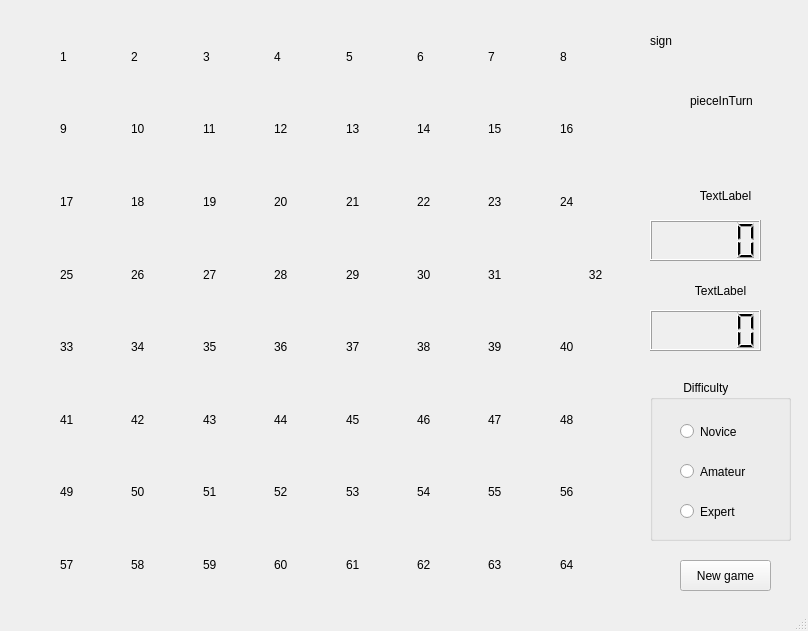
<?xml version="1.0" encoding="UTF-8"?>
<ui version="4.0">
 <class>MainWindow</class>
 <widget class="QMainWindow" name="MainWindow">
  <property name="geometry">
   <rect>
    <x>0</x>
    <y>0</y>
    <width>808</width>
    <height>631</height>
   </rect>
  </property>
  <property name="windowTitle">
   <string>MainWindow</string>
  </property>
  <widget class="QWidget" name="centralwidget">
   <widget class="QWidget" name="gridLayoutWidget">
    <property name="geometry">
     <rect>
      <x>60</x>
      <y>20</y>
      <width>571</width>
      <height>581</height>
     </rect>
    </property>
    <property name="sizePolicy">
     <sizepolicy hsizetype="Ignored" vsizetype="Ignored">
      <horstretch>0</horstretch>
      <verstretch>0</verstretch>
     </sizepolicy>
    </property>
    <layout class="QGridLayout" name="gridLayout">
     <property name="sizeConstraint">
      <enum>QLayout::SetNoConstraint</enum>
     </property>
     <property name="spacing">
      <number>0</number>
     </property>
     <item row="6" column="5">
      <widget class="Clickable_QLabel" name="label_54">
       <property name="sizePolicy">
        <sizepolicy hsizetype="Ignored" vsizetype="Ignored">
         <horstretch>0</horstretch>
         <verstretch>0</verstretch>
        </sizepolicy>
       </property>
       <property name="mouseTracking">
        <bool>true</bool>
       </property>
       <property name="text">
        <string>54</string>
       </property>
       <property name="scaledContents">
        <bool>true</bool>
       </property>
      </widget>
     </item>
     <item row="6" column="7">
      <widget class="Clickable_QLabel" name="label_56">
       <property name="sizePolicy">
        <sizepolicy hsizetype="Ignored" vsizetype="Ignored">
         <horstretch>0</horstretch>
         <verstretch>0</verstretch>
        </sizepolicy>
       </property>
       <property name="mouseTracking">
        <bool>true</bool>
       </property>
       <property name="text">
        <string>56</string>
       </property>
       <property name="scaledContents">
        <bool>true</bool>
       </property>
      </widget>
     </item>
     <item row="4" column="4">
      <widget class="Clickable_QLabel" name="label_37">
       <property name="sizePolicy">
        <sizepolicy hsizetype="Ignored" vsizetype="Ignored">
         <horstretch>0</horstretch>
         <verstretch>0</verstretch>
        </sizepolicy>
       </property>
       <property name="mouseTracking">
        <bool>true</bool>
       </property>
       <property name="text">
        <string>37</string>
       </property>
       <property name="scaledContents">
        <bool>true</bool>
       </property>
      </widget>
     </item>
     <item row="2" column="7">
      <widget class="Clickable_QLabel" name="label_24">
       <property name="sizePolicy">
        <sizepolicy hsizetype="Ignored" vsizetype="Ignored">
         <horstretch>0</horstretch>
         <verstretch>0</verstretch>
        </sizepolicy>
       </property>
       <property name="mouseTracking">
        <bool>true</bool>
       </property>
       <property name="text">
        <string>24</string>
       </property>
       <property name="scaledContents">
        <bool>true</bool>
       </property>
      </widget>
     </item>
     <item row="4" column="6">
      <widget class="Clickable_QLabel" name="label_39">
       <property name="sizePolicy">
        <sizepolicy hsizetype="Ignored" vsizetype="Ignored">
         <horstretch>0</horstretch>
         <verstretch>0</verstretch>
        </sizepolicy>
       </property>
       <property name="mouseTracking">
        <bool>true</bool>
       </property>
       <property name="text">
        <string>39</string>
       </property>
       <property name="scaledContents">
        <bool>true</bool>
       </property>
      </widget>
     </item>
     <item row="3" column="4">
      <widget class="Clickable_QLabel" name="label_29">
       <property name="sizePolicy">
        <sizepolicy hsizetype="Ignored" vsizetype="Ignored">
         <horstretch>0</horstretch>
         <verstretch>0</verstretch>
        </sizepolicy>
       </property>
       <property name="mouseTracking">
        <bool>true</bool>
       </property>
       <property name="text">
        <string>29</string>
       </property>
       <property name="scaledContents">
        <bool>true</bool>
       </property>
      </widget>
     </item>
     <item row="4" column="3">
      <widget class="Clickable_QLabel" name="label_36">
       <property name="sizePolicy">
        <sizepolicy hsizetype="Ignored" vsizetype="Ignored">
         <horstretch>0</horstretch>
         <verstretch>0</verstretch>
        </sizepolicy>
       </property>
       <property name="mouseTracking">
        <bool>true</bool>
       </property>
       <property name="text">
        <string>36</string>
       </property>
       <property name="scaledContents">
        <bool>true</bool>
       </property>
      </widget>
     </item>
     <item row="7" column="4">
      <widget class="Clickable_QLabel" name="label_61">
       <property name="sizePolicy">
        <sizepolicy hsizetype="Ignored" vsizetype="Ignored">
         <horstretch>0</horstretch>
         <verstretch>0</verstretch>
        </sizepolicy>
       </property>
       <property name="mouseTracking">
        <bool>true</bool>
       </property>
       <property name="text">
        <string>61</string>
       </property>
       <property name="scaledContents">
        <bool>true</bool>
       </property>
      </widget>
     </item>
     <item row="2" column="6">
      <widget class="Clickable_QLabel" name="label_23">
       <property name="sizePolicy">
        <sizepolicy hsizetype="Ignored" vsizetype="Ignored">
         <horstretch>0</horstretch>
         <verstretch>0</verstretch>
        </sizepolicy>
       </property>
       <property name="mouseTracking">
        <bool>true</bool>
       </property>
       <property name="text">
        <string>23</string>
       </property>
       <property name="scaledContents">
        <bool>true</bool>
       </property>
      </widget>
     </item>
     <item row="2" column="5">
      <widget class="Clickable_QLabel" name="label_22">
       <property name="sizePolicy">
        <sizepolicy hsizetype="Ignored" vsizetype="Ignored">
         <horstretch>0</horstretch>
         <verstretch>0</verstretch>
        </sizepolicy>
       </property>
       <property name="mouseTracking">
        <bool>true</bool>
       </property>
       <property name="text">
        <string>22</string>
       </property>
       <property name="scaledContents">
        <bool>true</bool>
       </property>
      </widget>
     </item>
     <item row="2" column="4">
      <widget class="Clickable_QLabel" name="label_21">
       <property name="sizePolicy">
        <sizepolicy hsizetype="Ignored" vsizetype="Ignored">
         <horstretch>0</horstretch>
         <verstretch>0</verstretch>
        </sizepolicy>
       </property>
       <property name="mouseTracking">
        <bool>true</bool>
       </property>
       <property name="text">
        <string>21</string>
       </property>
       <property name="scaledContents">
        <bool>true</bool>
       </property>
      </widget>
     </item>
     <item row="7" column="0">
      <widget class="Clickable_QLabel" name="label_57">
       <property name="sizePolicy">
        <sizepolicy hsizetype="Ignored" vsizetype="Ignored">
         <horstretch>0</horstretch>
         <verstretch>0</verstretch>
        </sizepolicy>
       </property>
       <property name="mouseTracking">
        <bool>true</bool>
       </property>
       <property name="text">
        <string>57</string>
       </property>
       <property name="scaledContents">
        <bool>true</bool>
       </property>
      </widget>
     </item>
     <item row="1" column="3">
      <widget class="Clickable_QLabel" name="label_12">
       <property name="sizePolicy">
        <sizepolicy hsizetype="Ignored" vsizetype="Ignored">
         <horstretch>0</horstretch>
         <verstretch>0</verstretch>
        </sizepolicy>
       </property>
       <property name="mouseTracking">
        <bool>true</bool>
       </property>
       <property name="text">
        <string>12</string>
       </property>
       <property name="scaledContents">
        <bool>true</bool>
       </property>
      </widget>
     </item>
     <item row="3" column="6">
      <widget class="Clickable_QLabel" name="label_31">
       <property name="sizePolicy">
        <sizepolicy hsizetype="Ignored" vsizetype="Ignored">
         <horstretch>0</horstretch>
         <verstretch>0</verstretch>
        </sizepolicy>
       </property>
       <property name="mouseTracking">
        <bool>true</bool>
       </property>
       <property name="text">
        <string>31</string>
       </property>
       <property name="scaledContents">
        <bool>true</bool>
       </property>
      </widget>
     </item>
     <item row="6" column="6">
      <widget class="Clickable_QLabel" name="label_55">
       <property name="sizePolicy">
        <sizepolicy hsizetype="Ignored" vsizetype="Ignored">
         <horstretch>0</horstretch>
         <verstretch>0</verstretch>
        </sizepolicy>
       </property>
       <property name="mouseTracking">
        <bool>true</bool>
       </property>
       <property name="text">
        <string>55</string>
       </property>
       <property name="scaledContents">
        <bool>true</bool>
       </property>
      </widget>
     </item>
     <item row="3" column="0">
      <widget class="Clickable_QLabel" name="label_25">
       <property name="sizePolicy">
        <sizepolicy hsizetype="Ignored" vsizetype="Ignored">
         <horstretch>0</horstretch>
         <verstretch>0</verstretch>
        </sizepolicy>
       </property>
       <property name="mouseTracking">
        <bool>true</bool>
       </property>
       <property name="text">
        <string>25</string>
       </property>
       <property name="scaledContents">
        <bool>true</bool>
       </property>
      </widget>
     </item>
     <item row="3" column="1">
      <widget class="Clickable_QLabel" name="label_26">
       <property name="sizePolicy">
        <sizepolicy hsizetype="Ignored" vsizetype="Ignored">
         <horstretch>0</horstretch>
         <verstretch>0</verstretch>
        </sizepolicy>
       </property>
       <property name="mouseTracking">
        <bool>true</bool>
       </property>
       <property name="text">
        <string>26</string>
       </property>
       <property name="scaledContents">
        <bool>true</bool>
       </property>
      </widget>
     </item>
     <item row="7" column="3">
      <widget class="Clickable_QLabel" name="label_60">
       <property name="sizePolicy">
        <sizepolicy hsizetype="Ignored" vsizetype="Ignored">
         <horstretch>0</horstretch>
         <verstretch>0</verstretch>
        </sizepolicy>
       </property>
       <property name="mouseTracking">
        <bool>true</bool>
       </property>
       <property name="text">
        <string>60</string>
       </property>
       <property name="scaledContents">
        <bool>true</bool>
       </property>
      </widget>
     </item>
     <item row="5" column="3">
      <widget class="Clickable_QLabel" name="label_44">
       <property name="sizePolicy">
        <sizepolicy hsizetype="Ignored" vsizetype="Ignored">
         <horstretch>0</horstretch>
         <verstretch>0</verstretch>
        </sizepolicy>
       </property>
       <property name="mouseTracking">
        <bool>true</bool>
       </property>
       <property name="text">
        <string>44</string>
       </property>
       <property name="scaledContents">
        <bool>true</bool>
       </property>
      </widget>
     </item>
     <item row="1" column="6">
      <widget class="Clickable_QLabel" name="label_15">
       <property name="sizePolicy">
        <sizepolicy hsizetype="Ignored" vsizetype="Ignored">
         <horstretch>0</horstretch>
         <verstretch>0</verstretch>
        </sizepolicy>
       </property>
       <property name="mouseTracking">
        <bool>true</bool>
       </property>
       <property name="text">
        <string>15</string>
       </property>
       <property name="scaledContents">
        <bool>true</bool>
       </property>
      </widget>
     </item>
     <item row="3" column="5">
      <widget class="Clickable_QLabel" name="label_30">
       <property name="sizePolicy">
        <sizepolicy hsizetype="Ignored" vsizetype="Ignored">
         <horstretch>0</horstretch>
         <verstretch>0</verstretch>
        </sizepolicy>
       </property>
       <property name="mouseTracking">
        <bool>true</bool>
       </property>
       <property name="text">
        <string>30</string>
       </property>
       <property name="scaledContents">
        <bool>true</bool>
       </property>
      </widget>
     </item>
     <item row="6" column="4">
      <widget class="Clickable_QLabel" name="label_53">
       <property name="sizePolicy">
        <sizepolicy hsizetype="Ignored" vsizetype="Ignored">
         <horstretch>0</horstretch>
         <verstretch>0</verstretch>
        </sizepolicy>
       </property>
       <property name="mouseTracking">
        <bool>true</bool>
       </property>
       <property name="text">
        <string>53</string>
       </property>
       <property name="scaledContents">
        <bool>true</bool>
       </property>
      </widget>
     </item>
     <item row="5" column="4">
      <widget class="Clickable_QLabel" name="label_45">
       <property name="sizePolicy">
        <sizepolicy hsizetype="Ignored" vsizetype="Ignored">
         <horstretch>0</horstretch>
         <verstretch>0</verstretch>
        </sizepolicy>
       </property>
       <property name="mouseTracking">
        <bool>true</bool>
       </property>
       <property name="text">
        <string>45</string>
       </property>
       <property name="scaledContents">
        <bool>true</bool>
       </property>
      </widget>
     </item>
     <item row="0" column="0">
      <widget class="Clickable_QLabel" name="label_1">
       <property name="sizePolicy">
        <sizepolicy hsizetype="Ignored" vsizetype="Ignored">
         <horstretch>0</horstretch>
         <verstretch>0</verstretch>
        </sizepolicy>
       </property>
       <property name="mouseTracking">
        <bool>true</bool>
       </property>
       <property name="text">
        <string>1</string>
       </property>
       <property name="scaledContents">
        <bool>true</bool>
       </property>
      </widget>
     </item>
     <item row="4" column="1">
      <widget class="Clickable_QLabel" name="label_34">
       <property name="sizePolicy">
        <sizepolicy hsizetype="Ignored" vsizetype="Ignored">
         <horstretch>0</horstretch>
         <verstretch>0</verstretch>
        </sizepolicy>
       </property>
       <property name="mouseTracking">
        <bool>true</bool>
       </property>
       <property name="text">
        <string>34</string>
       </property>
       <property name="scaledContents">
        <bool>true</bool>
       </property>
      </widget>
     </item>
     <item row="7" column="6">
      <widget class="Clickable_QLabel" name="label_63">
       <property name="sizePolicy">
        <sizepolicy hsizetype="Ignored" vsizetype="Ignored">
         <horstretch>0</horstretch>
         <verstretch>0</verstretch>
        </sizepolicy>
       </property>
       <property name="mouseTracking">
        <bool>true</bool>
       </property>
       <property name="text">
        <string>63</string>
       </property>
       <property name="scaledContents">
        <bool>true</bool>
       </property>
      </widget>
     </item>
     <item row="4" column="2">
      <widget class="Clickable_QLabel" name="label_35">
       <property name="sizePolicy">
        <sizepolicy hsizetype="Ignored" vsizetype="Ignored">
         <horstretch>0</horstretch>
         <verstretch>0</verstretch>
        </sizepolicy>
       </property>
       <property name="mouseTracking">
        <bool>true</bool>
       </property>
       <property name="text">
        <string>35</string>
       </property>
       <property name="scaledContents">
        <bool>true</bool>
       </property>
      </widget>
     </item>
     <item row="0" column="4">
      <widget class="Clickable_QLabel" name="label_5">
       <property name="sizePolicy">
        <sizepolicy hsizetype="Ignored" vsizetype="Ignored">
         <horstretch>0</horstretch>
         <verstretch>0</verstretch>
        </sizepolicy>
       </property>
       <property name="mouseTracking">
        <bool>true</bool>
       </property>
       <property name="text">
        <string>5</string>
       </property>
       <property name="scaledContents">
        <bool>true</bool>
       </property>
      </widget>
     </item>
     <item row="1" column="7">
      <widget class="Clickable_QLabel" name="label_16">
       <property name="sizePolicy">
        <sizepolicy hsizetype="Ignored" vsizetype="Ignored">
         <horstretch>0</horstretch>
         <verstretch>0</verstretch>
        </sizepolicy>
       </property>
       <property name="mouseTracking">
        <bool>true</bool>
       </property>
       <property name="text">
        <string>16</string>
       </property>
       <property name="scaledContents">
        <bool>true</bool>
       </property>
      </widget>
     </item>
     <item row="4" column="7">
      <widget class="Clickable_QLabel" name="label_40">
       <property name="sizePolicy">
        <sizepolicy hsizetype="Ignored" vsizetype="Ignored">
         <horstretch>0</horstretch>
         <verstretch>0</verstretch>
        </sizepolicy>
       </property>
       <property name="mouseTracking">
        <bool>true</bool>
       </property>
       <property name="text">
        <string>40</string>
       </property>
       <property name="scaledContents">
        <bool>true</bool>
       </property>
      </widget>
     </item>
     <item row="3" column="2">
      <widget class="Clickable_QLabel" name="label_27">
       <property name="sizePolicy">
        <sizepolicy hsizetype="Ignored" vsizetype="Ignored">
         <horstretch>0</horstretch>
         <verstretch>0</verstretch>
        </sizepolicy>
       </property>
       <property name="mouseTracking">
        <bool>true</bool>
       </property>
       <property name="text">
        <string>27</string>
       </property>
       <property name="scaledContents">
        <bool>true</bool>
       </property>
      </widget>
     </item>
     <item row="1" column="4">
      <widget class="Clickable_QLabel" name="label_13">
       <property name="sizePolicy">
        <sizepolicy hsizetype="Ignored" vsizetype="Ignored">
         <horstretch>0</horstretch>
         <verstretch>0</verstretch>
        </sizepolicy>
       </property>
       <property name="mouseTracking">
        <bool>true</bool>
       </property>
       <property name="text">
        <string>13</string>
       </property>
       <property name="scaledContents">
        <bool>true</bool>
       </property>
      </widget>
     </item>
     <item row="7" column="5">
      <widget class="Clickable_QLabel" name="label_62">
       <property name="sizePolicy">
        <sizepolicy hsizetype="Ignored" vsizetype="Ignored">
         <horstretch>0</horstretch>
         <verstretch>0</verstretch>
        </sizepolicy>
       </property>
       <property name="mouseTracking">
        <bool>true</bool>
       </property>
       <property name="text">
        <string>62</string>
       </property>
       <property name="scaledContents">
        <bool>true</bool>
       </property>
      </widget>
     </item>
     <item row="0" column="6">
      <widget class="Clickable_QLabel" name="label_7">
       <property name="sizePolicy">
        <sizepolicy hsizetype="Ignored" vsizetype="Ignored">
         <horstretch>0</horstretch>
         <verstretch>0</verstretch>
        </sizepolicy>
       </property>
       <property name="mouseTracking">
        <bool>true</bool>
       </property>
       <property name="text">
        <string>7</string>
       </property>
       <property name="scaledContents">
        <bool>true</bool>
       </property>
      </widget>
     </item>
     <item row="0" column="1">
      <widget class="Clickable_QLabel" name="label_2">
       <property name="sizePolicy">
        <sizepolicy hsizetype="Ignored" vsizetype="Ignored">
         <horstretch>0</horstretch>
         <verstretch>0</verstretch>
        </sizepolicy>
       </property>
       <property name="mouseTracking">
        <bool>true</bool>
       </property>
       <property name="text">
        <string>2</string>
       </property>
       <property name="scaledContents">
        <bool>true</bool>
       </property>
      </widget>
     </item>
     <item row="0" column="7">
      <widget class="Clickable_QLabel" name="label_8">
       <property name="sizePolicy">
        <sizepolicy hsizetype="Ignored" vsizetype="Ignored">
         <horstretch>0</horstretch>
         <verstretch>0</verstretch>
        </sizepolicy>
       </property>
       <property name="mouseTracking">
        <bool>true</bool>
       </property>
       <property name="text">
        <string>8</string>
       </property>
       <property name="scaledContents">
        <bool>true</bool>
       </property>
      </widget>
     </item>
     <item row="2" column="2">
      <widget class="Clickable_QLabel" name="label_19">
       <property name="sizePolicy">
        <sizepolicy hsizetype="Ignored" vsizetype="Ignored">
         <horstretch>0</horstretch>
         <verstretch>0</verstretch>
        </sizepolicy>
       </property>
       <property name="mouseTracking">
        <bool>true</bool>
       </property>
       <property name="text">
        <string>19</string>
       </property>
       <property name="scaledContents">
        <bool>true</bool>
       </property>
      </widget>
     </item>
     <item row="5" column="2">
      <widget class="Clickable_QLabel" name="label_43">
       <property name="sizePolicy">
        <sizepolicy hsizetype="Ignored" vsizetype="Ignored">
         <horstretch>0</horstretch>
         <verstretch>0</verstretch>
        </sizepolicy>
       </property>
       <property name="mouseTracking">
        <bool>true</bool>
       </property>
       <property name="text">
        <string>43</string>
       </property>
       <property name="scaledContents">
        <bool>true</bool>
       </property>
      </widget>
     </item>
     <item row="6" column="0">
      <widget class="Clickable_QLabel" name="label_49">
       <property name="sizePolicy">
        <sizepolicy hsizetype="Ignored" vsizetype="Ignored">
         <horstretch>0</horstretch>
         <verstretch>0</verstretch>
        </sizepolicy>
       </property>
       <property name="mouseTracking">
        <bool>true</bool>
       </property>
       <property name="text">
        <string>49</string>
       </property>
       <property name="scaledContents">
        <bool>true</bool>
       </property>
      </widget>
     </item>
     <item row="6" column="2">
      <widget class="Clickable_QLabel" name="label_51">
       <property name="sizePolicy">
        <sizepolicy hsizetype="Ignored" vsizetype="Ignored">
         <horstretch>0</horstretch>
         <verstretch>0</verstretch>
        </sizepolicy>
       </property>
       <property name="mouseTracking">
        <bool>true</bool>
       </property>
       <property name="text">
        <string>51</string>
       </property>
       <property name="scaledContents">
        <bool>true</bool>
       </property>
      </widget>
     </item>
     <item row="1" column="0">
      <widget class="Clickable_QLabel" name="label_9">
       <property name="sizePolicy">
        <sizepolicy hsizetype="Ignored" vsizetype="Ignored">
         <horstretch>0</horstretch>
         <verstretch>0</verstretch>
        </sizepolicy>
       </property>
       <property name="mouseTracking">
        <bool>true</bool>
       </property>
       <property name="text">
        <string>9</string>
       </property>
       <property name="scaledContents">
        <bool>true</bool>
       </property>
      </widget>
     </item>
     <item row="0" column="5">
      <widget class="Clickable_QLabel" name="label_6">
       <property name="sizePolicy">
        <sizepolicy hsizetype="Ignored" vsizetype="Ignored">
         <horstretch>0</horstretch>
         <verstretch>0</verstretch>
        </sizepolicy>
       </property>
       <property name="mouseTracking">
        <bool>true</bool>
       </property>
       <property name="text">
        <string>6</string>
       </property>
       <property name="scaledContents">
        <bool>true</bool>
       </property>
      </widget>
     </item>
     <item row="5" column="1">
      <widget class="Clickable_QLabel" name="label_42">
       <property name="sizePolicy">
        <sizepolicy hsizetype="Ignored" vsizetype="Ignored">
         <horstretch>0</horstretch>
         <verstretch>0</verstretch>
        </sizepolicy>
       </property>
       <property name="mouseTracking">
        <bool>true</bool>
       </property>
       <property name="text">
        <string>42</string>
       </property>
       <property name="scaledContents">
        <bool>true</bool>
       </property>
      </widget>
     </item>
     <item row="6" column="3">
      <widget class="Clickable_QLabel" name="label_52">
       <property name="sizePolicy">
        <sizepolicy hsizetype="Ignored" vsizetype="Ignored">
         <horstretch>0</horstretch>
         <verstretch>0</verstretch>
        </sizepolicy>
       </property>
       <property name="mouseTracking">
        <bool>true</bool>
       </property>
       <property name="text">
        <string>52</string>
       </property>
       <property name="scaledContents">
        <bool>true</bool>
       </property>
      </widget>
     </item>
     <item row="3" column="3">
      <widget class="Clickable_QLabel" name="label_28">
       <property name="sizePolicy">
        <sizepolicy hsizetype="Ignored" vsizetype="Ignored">
         <horstretch>0</horstretch>
         <verstretch>0</verstretch>
        </sizepolicy>
       </property>
       <property name="mouseTracking">
        <bool>true</bool>
       </property>
       <property name="text">
        <string>28</string>
       </property>
       <property name="scaledContents">
        <bool>true</bool>
       </property>
      </widget>
     </item>
     <item row="0" column="2">
      <widget class="Clickable_QLabel" name="label_3">
       <property name="sizePolicy">
        <sizepolicy hsizetype="Ignored" vsizetype="Ignored">
         <horstretch>0</horstretch>
         <verstretch>0</verstretch>
        </sizepolicy>
       </property>
       <property name="mouseTracking">
        <bool>true</bool>
       </property>
       <property name="text">
        <string>3</string>
       </property>
       <property name="scaledContents">
        <bool>true</bool>
       </property>
      </widget>
     </item>
     <item row="3" column="7">
      <widget class="Clickable_QLabel" name="label_32">
       <property name="sizePolicy">
        <sizepolicy hsizetype="Ignored" vsizetype="Ignored">
         <horstretch>0</horstretch>
         <verstretch>0</verstretch>
        </sizepolicy>
       </property>
       <property name="mouseTracking">
        <bool>true</bool>
       </property>
       <property name="text">
        <string>32</string>
       </property>
       <property name="scaledContents">
        <bool>true</bool>
       </property>
       <property name="alignment">
        <set>Qt::AlignCenter</set>
       </property>
      </widget>
     </item>
     <item row="1" column="2">
      <widget class="Clickable_QLabel" name="label_11">
       <property name="sizePolicy">
        <sizepolicy hsizetype="Ignored" vsizetype="Ignored">
         <horstretch>0</horstretch>
         <verstretch>0</verstretch>
        </sizepolicy>
       </property>
       <property name="mouseTracking">
        <bool>true</bool>
       </property>
       <property name="text">
        <string>11</string>
       </property>
       <property name="scaledContents">
        <bool>true</bool>
       </property>
      </widget>
     </item>
     <item row="7" column="2">
      <widget class="Clickable_QLabel" name="label_59">
       <property name="sizePolicy">
        <sizepolicy hsizetype="Ignored" vsizetype="Ignored">
         <horstretch>0</horstretch>
         <verstretch>0</verstretch>
        </sizepolicy>
       </property>
       <property name="mouseTracking">
        <bool>true</bool>
       </property>
       <property name="text">
        <string>59</string>
       </property>
       <property name="scaledContents">
        <bool>true</bool>
       </property>
      </widget>
     </item>
     <item row="6" column="1">
      <widget class="Clickable_QLabel" name="label_50">
       <property name="sizePolicy">
        <sizepolicy hsizetype="Ignored" vsizetype="Ignored">
         <horstretch>0</horstretch>
         <verstretch>0</verstretch>
        </sizepolicy>
       </property>
       <property name="mouseTracking">
        <bool>true</bool>
       </property>
       <property name="text">
        <string>50</string>
       </property>
       <property name="scaledContents">
        <bool>true</bool>
       </property>
      </widget>
     </item>
     <item row="4" column="5">
      <widget class="Clickable_QLabel" name="label_38">
       <property name="sizePolicy">
        <sizepolicy hsizetype="Ignored" vsizetype="Ignored">
         <horstretch>0</horstretch>
         <verstretch>0</verstretch>
        </sizepolicy>
       </property>
       <property name="mouseTracking">
        <bool>true</bool>
       </property>
       <property name="text">
        <string>38</string>
       </property>
       <property name="scaledContents">
        <bool>true</bool>
       </property>
      </widget>
     </item>
     <item row="0" column="3">
      <widget class="Clickable_QLabel" name="label_4">
       <property name="sizePolicy">
        <sizepolicy hsizetype="Ignored" vsizetype="Ignored">
         <horstretch>0</horstretch>
         <verstretch>0</verstretch>
        </sizepolicy>
       </property>
       <property name="mouseTracking">
        <bool>true</bool>
       </property>
       <property name="text">
        <string>4</string>
       </property>
       <property name="scaledContents">
        <bool>true</bool>
       </property>
      </widget>
     </item>
     <item row="7" column="7">
      <widget class="Clickable_QLabel" name="label_64">
       <property name="sizePolicy">
        <sizepolicy hsizetype="Ignored" vsizetype="Ignored">
         <horstretch>0</horstretch>
         <verstretch>0</verstretch>
        </sizepolicy>
       </property>
       <property name="mouseTracking">
        <bool>true</bool>
       </property>
       <property name="text">
        <string>64</string>
       </property>
       <property name="scaledContents">
        <bool>true</bool>
       </property>
      </widget>
     </item>
     <item row="1" column="1">
      <widget class="Clickable_QLabel" name="label_10">
       <property name="sizePolicy">
        <sizepolicy hsizetype="Ignored" vsizetype="Ignored">
         <horstretch>0</horstretch>
         <verstretch>0</verstretch>
        </sizepolicy>
       </property>
       <property name="mouseTracking">
        <bool>true</bool>
       </property>
       <property name="text">
        <string>10</string>
       </property>
       <property name="scaledContents">
        <bool>true</bool>
       </property>
      </widget>
     </item>
     <item row="4" column="0">
      <widget class="Clickable_QLabel" name="label_33">
       <property name="sizePolicy">
        <sizepolicy hsizetype="Ignored" vsizetype="Ignored">
         <horstretch>0</horstretch>
         <verstretch>0</verstretch>
        </sizepolicy>
       </property>
       <property name="mouseTracking">
        <bool>true</bool>
       </property>
       <property name="text">
        <string>33</string>
       </property>
       <property name="scaledContents">
        <bool>true</bool>
       </property>
      </widget>
     </item>
     <item row="2" column="1">
      <widget class="Clickable_QLabel" name="label_18">
       <property name="sizePolicy">
        <sizepolicy hsizetype="Ignored" vsizetype="Ignored">
         <horstretch>0</horstretch>
         <verstretch>0</verstretch>
        </sizepolicy>
       </property>
       <property name="mouseTracking">
        <bool>true</bool>
       </property>
       <property name="text">
        <string>18</string>
       </property>
       <property name="scaledContents">
        <bool>true</bool>
       </property>
      </widget>
     </item>
     <item row="1" column="5">
      <widget class="Clickable_QLabel" name="label_14">
       <property name="sizePolicy">
        <sizepolicy hsizetype="Ignored" vsizetype="Ignored">
         <horstretch>0</horstretch>
         <verstretch>0</verstretch>
        </sizepolicy>
       </property>
       <property name="mouseTracking">
        <bool>true</bool>
       </property>
       <property name="text">
        <string>14</string>
       </property>
       <property name="scaledContents">
        <bool>true</bool>
       </property>
      </widget>
     </item>
     <item row="2" column="0">
      <widget class="Clickable_QLabel" name="label_17">
       <property name="sizePolicy">
        <sizepolicy hsizetype="Ignored" vsizetype="Ignored">
         <horstretch>0</horstretch>
         <verstretch>0</verstretch>
        </sizepolicy>
       </property>
       <property name="mouseTracking">
        <bool>true</bool>
       </property>
       <property name="text">
        <string>17</string>
       </property>
       <property name="scaledContents">
        <bool>true</bool>
       </property>
      </widget>
     </item>
     <item row="7" column="1">
      <widget class="Clickable_QLabel" name="label_58">
       <property name="sizePolicy">
        <sizepolicy hsizetype="Ignored" vsizetype="Ignored">
         <horstretch>0</horstretch>
         <verstretch>0</verstretch>
        </sizepolicy>
       </property>
       <property name="mouseTracking">
        <bool>true</bool>
       </property>
       <property name="text">
        <string>58</string>
       </property>
       <property name="scaledContents">
        <bool>true</bool>
       </property>
      </widget>
     </item>
     <item row="5" column="7">
      <widget class="Clickable_QLabel" name="label_48">
       <property name="sizePolicy">
        <sizepolicy hsizetype="Ignored" vsizetype="Ignored">
         <horstretch>0</horstretch>
         <verstretch>0</verstretch>
        </sizepolicy>
       </property>
       <property name="mouseTracking">
        <bool>true</bool>
       </property>
       <property name="text">
        <string>48</string>
       </property>
       <property name="scaledContents">
        <bool>true</bool>
       </property>
      </widget>
     </item>
     <item row="5" column="6">
      <widget class="Clickable_QLabel" name="label_47">
       <property name="sizePolicy">
        <sizepolicy hsizetype="Ignored" vsizetype="Ignored">
         <horstretch>0</horstretch>
         <verstretch>0</verstretch>
        </sizepolicy>
       </property>
       <property name="mouseTracking">
        <bool>true</bool>
       </property>
       <property name="text">
        <string>47</string>
       </property>
       <property name="scaledContents">
        <bool>true</bool>
       </property>
      </widget>
     </item>
     <item row="5" column="5">
      <widget class="Clickable_QLabel" name="label_46">
       <property name="sizePolicy">
        <sizepolicy hsizetype="Ignored" vsizetype="Ignored">
         <horstretch>0</horstretch>
         <verstretch>0</verstretch>
        </sizepolicy>
       </property>
       <property name="mouseTracking">
        <bool>true</bool>
       </property>
       <property name="text">
        <string>46</string>
       </property>
       <property name="scaledContents">
        <bool>true</bool>
       </property>
      </widget>
     </item>
     <item row="2" column="3">
      <widget class="Clickable_QLabel" name="label_20">
       <property name="sizePolicy">
        <sizepolicy hsizetype="Ignored" vsizetype="Ignored">
         <horstretch>0</horstretch>
         <verstretch>0</verstretch>
        </sizepolicy>
       </property>
       <property name="mouseTracking">
        <bool>true</bool>
       </property>
       <property name="text">
        <string>20</string>
       </property>
       <property name="scaledContents">
        <bool>true</bool>
       </property>
      </widget>
     </item>
     <item row="5" column="0">
      <widget class="Clickable_QLabel" name="label_41">
       <property name="sizePolicy">
        <sizepolicy hsizetype="Ignored" vsizetype="Ignored">
         <horstretch>0</horstretch>
         <verstretch>0</verstretch>
        </sizepolicy>
       </property>
       <property name="mouseTracking">
        <bool>true</bool>
       </property>
       <property name="text">
        <string>41</string>
       </property>
       <property name="scaledContents">
        <bool>true</bool>
       </property>
      </widget>
     </item>
    </layout>
   </widget>
   <widget class="QGroupBox" name="groupBox">
    <property name="geometry">
     <rect>
      <x>650</x>
      <y>380</y>
      <width>141</width>
      <height>161</height>
     </rect>
    </property>
    <property name="title">
     <string>          Difficulty</string>
    </property>
    <widget class="QRadioButton" name="radioButtonAmateur">
     <property name="geometry">
      <rect>
       <x>30</x>
       <y>80</y>
       <width>112</width>
       <height>23</height>
      </rect>
     </property>
     <property name="text">
      <string>Amateur</string>
     </property>
    </widget>
    <widget class="QRadioButton" name="radioButtonNovice">
     <property name="geometry">
      <rect>
       <x>30</x>
       <y>40</y>
       <width>112</width>
       <height>23</height>
      </rect>
     </property>
     <property name="text">
      <string>Novice</string>
     </property>
    </widget>
    <widget class="QRadioButton" name="radioButtonExpert">
     <property name="geometry">
      <rect>
       <x>30</x>
       <y>120</y>
       <width>112</width>
       <height>23</height>
      </rect>
     </property>
     <property name="text">
      <string>Expert</string>
     </property>
    </widget>
   </widget>
   <widget class="QPushButton" name="pushButton">
    <property name="geometry">
     <rect>
      <x>680</x>
      <y>560</y>
      <width>91</width>
      <height>31</height>
     </rect>
    </property>
    <property name="text">
     <string>New game</string>
    </property>
   </widget>
   <widget class="QLabel" name="sign">
    <property name="geometry">
     <rect>
      <x>650</x>
      <y>20</y>
      <width>131</width>
      <height>41</height>
     </rect>
    </property>
    <property name="text">
     <string>sign</string>
    </property>
   </widget>
   <widget class="QLabel" name="pieceInTurn">
    <property name="geometry">
     <rect>
      <x>690</x>
      <y>70</y>
      <width>81</width>
      <height>61</height>
     </rect>
    </property>
    <property name="mouseTracking">
     <bool>true</bool>
    </property>
    <property name="text">
     <string>pieceInTurn</string>
    </property>
   </widget>
   <widget class="QLabel" name="whitePointsLabel">
    <property name="geometry">
     <rect>
      <x>640</x>
      <y>170</y>
      <width>171</width>
      <height>51</height>
     </rect>
    </property>
    <property name="sizePolicy">
     <sizepolicy hsizetype="Ignored" vsizetype="Ignored">
      <horstretch>0</horstretch>
      <verstretch>0</verstretch>
     </sizepolicy>
    </property>
    <property name="text">
     <string>TextLabel</string>
    </property>
    <property name="scaledContents">
     <bool>true</bool>
    </property>
    <property name="alignment">
     <set>Qt::AlignCenter</set>
    </property>
   </widget>
   <widget class="QLabel" name="blackPointsLabel">
    <property name="geometry">
     <rect>
      <x>650</x>
      <y>270</y>
      <width>141</width>
      <height>41</height>
     </rect>
    </property>
    <property name="sizePolicy">
     <sizepolicy hsizetype="Ignored" vsizetype="Ignored">
      <horstretch>0</horstretch>
      <verstretch>0</verstretch>
     </sizepolicy>
    </property>
    <property name="text">
     <string>TextLabel</string>
    </property>
    <property name="scaledContents">
     <bool>true</bool>
    </property>
    <property name="alignment">
     <set>Qt::AlignCenter</set>
    </property>
   </widget>
   <widget class="QLCDNumber" name="lcdNumber">
    <property name="geometry">
     <rect>
      <x>650</x>
      <y>220</y>
      <width>111</width>
      <height>41</height>
     </rect>
    </property>
   </widget>
   <widget class="QLCDNumber" name="lcdNumber_2">
    <property name="geometry">
     <rect>
      <x>650</x>
      <y>310</y>
      <width>111</width>
      <height>41</height>
     </rect>
    </property>
   </widget>
  </widget>
  <widget class="QStatusBar" name="statusbar"/>
 </widget>
 <customwidgets>
  <customwidget>
   <class>Clickable_QLabel</class>
   <extends>QLabel</extends>
   <header>clickable_qlabel.h</header>
  </customwidget>
 </customwidgets>
 <resources/>
 <connections/>
</ui>
